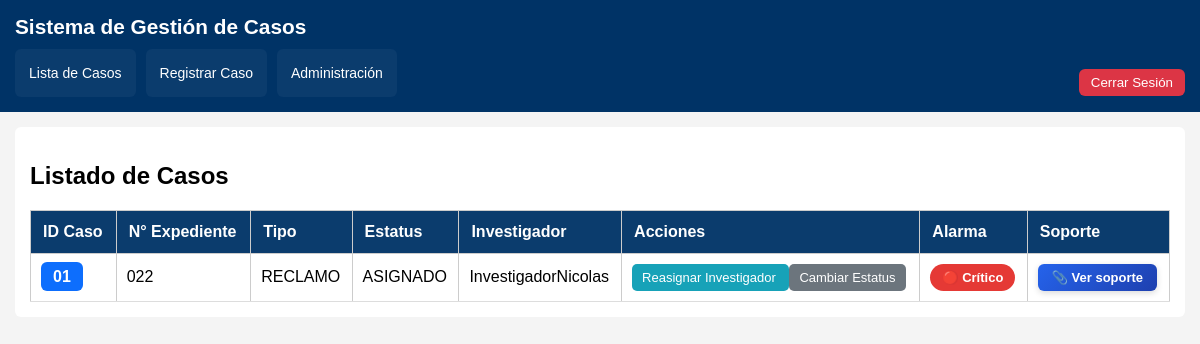
/casos/ (signed in), run on an earlier commit of the app's database.
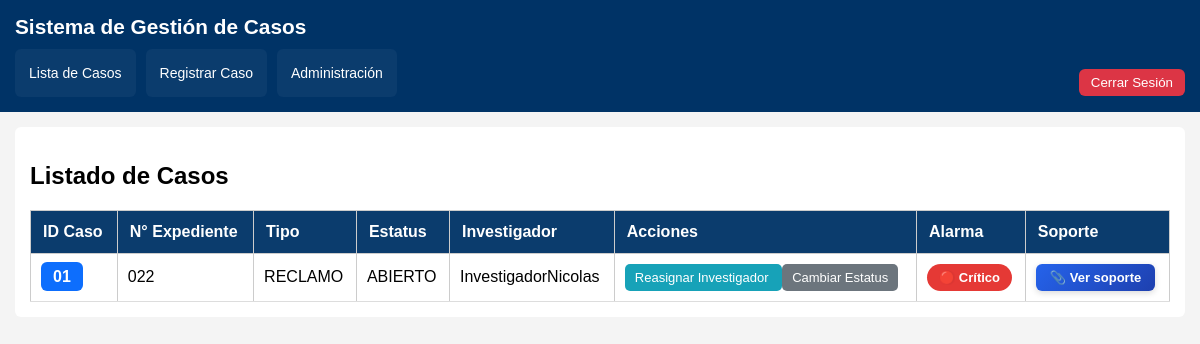
And on a later commit of the database.
### casos/models.py (models this page shows)
class Caso(models.Model):
    id_caso = models.CharField(max_length=50)
    nro_expediente = models.CharField(max_length=50)
    investigador = models.ForeignKey(
        'usuarios.Usuario',
        on_delete=models.SET_NULL,
        null=True,
        blank=True
    )
    fecha_inicio = models.DateField()
    fecha_creacion = models.DateTimeField(auto_now_add=True)
    dias = models.IntegerField()
    mes = models.CharField(max_length=20)
    movil_afectado = models.CharField(max_length=100)
    TIPOS_CASO = [
    ('GESTION', 'Gestión'),
    ('RECLAMO', 'Reclamo'),
    ('CASO', 'Caso'),
    ]
    tipo_caso = models.CharField(
        max_length=20,
        choices=TIPOS_CASO
    )
    tipo_irregularidad = models.CharField(max_length=100)
    subtipo_irregularidad = models.CharField(max_length=100)
    objetivo_agraviado = models.CharField(max_length=200)
    incidencia = models.TextField()
    duracion_dias = models.IntegerField()
    descripcion_modus_operandi = models.TextField()
    area_apoyo = models.CharField(max_length=200)
    deteccion_procedencia = models.TextField()
    diagnostico = models.TextField()
    actuaciones = models.TextField()
    conclusiones = models.TextField()
    observaciones = models.TextField()
    soporte = models.FileField(
        upload_to='soportes/',
        validators=[
            FileExtensionValidator(
                allowed_extensions=['pdf', 'jpg', 'jpeg', 'png']
            )
        ],
        blank=True,
        null=True
    )
    ESTATUS = [
        ('ABIERTO', 'Abierto'),
        ('ASIGNADO', 'Asignado'),
        ('CERRADO', 'Cerrado'),
    ]
    estatus = models.CharField(max_length=20, choices=ESTATUS)

### usuarios/models.py (models this page shows, shortened)
class Usuario(AbstractUser):
    ROLES = (
        ('ADMIN', 'Administrador'),
        ('INV', 'Investigador'),
    )
    rol = models.CharField(
        max_length=5,
        choices=ROLES,
        default='INV'
    )
    def is_admin(self):
        return self.rol == 'ADMIN' or self.is_superuser

### casos/views.py (the view)
# urls.py: path('', views.listar_casos, name='listar_casos'),
@login_required
def listar_casos(request):
    modo = request.GET.get('modo', None)
    if request.user.is_admin():
        casos = Caso.objects.all()
    else:
        casos = Caso.objects.filter(investigador=request.user)
    hoy = timezone.now()
    for caso in casos:
        dias = (hoy - caso.fecha_creacion).days
        if dias >= 10:
            caso.nivel_alarma = "critico"
        elif dias >= 5:
            caso.nivel_alarma = "advertencia"
        else:
            caso.nivel_alarma = "normal"
    return render(request, 'casos/listar.html', {
        'casos': casos,
        'modo': modo
    })

### casos/context_processors.py (called while the page is built)
def alarmas_globales(request):
    if not request.user.is_authenticated:
        return {}
    alarmas = []
    hoy = timezone.now().date()
    if request.user.is_staff:
        sin_asignar = Caso.objects.filter(estatus='Abierto').count()
        if sin_asignar > 0:
            alarmas.append(f"Hay {sin_asignar} casos sin asignar")
    casos = Caso.objects.filter(fecha_inicio__isnull=False)
    for caso in casos:
        if hasattr(caso, 'duracion_dias') and caso.fecha_inicio and caso.duracion_dias:
            fecha_limite = caso.fecha_inicio + timedelta(days=caso.duracion_dias)
            if fecha_limite < hoy:
                alarmas.append(f"El caso {caso.id_caso} está vencido")
    return {
        'alarmas': alarmas
    }

### templates/casos/listar.html (shortened to what this page needs)
{% extends 'base.html' %}
{% block contenido %}
<h2>Listado de Casos</h2>
<table>
    <thead>
        <tr>
            <th>ID Caso</th>
            <th>N° Expediente</th>
            <th>Tipo</th>
            <th>Estatus</th>
            <th>Investigador</th>
            <th>Acciones</th>
            <th>Alarma</th>
            <th>Soporte</th>
        </tr>
    </thead>
    <tbody>
        {% for caso in casos %}
        <tr>
            <td>
                <a href="{% url 'detalle_caso' caso.id %}" class="btn-id-caso">
                    {{ caso.id_caso }}
                </a>
            </td>
            <td>{{ caso.nro_expediente }}</td>
            <td>{{ caso.tipo_caso }}</td>
            <td>{{ caso.estatus }}</td>
            <td>
                {% if caso.investigador %}
                    {{ caso.investigador.username }}
                {% else %}
                    Sin asignar
                {% endif %}
            </td>
            <td>
                {% if request.user.is_admin %}
                    {% if not caso.investigador %}
                        <a href="{% url 'asignar_investigador' caso.id %}" class="btn-accion">
                            Asignar Investigador
                        </a>
                    {% else %}
                        <a href="{% url 'asignar_investigador' caso.id %}" class="btn-accion">
                            Reasignar Investigador
                        </a>
                    {% endif %}
                    <a href="{% url 'cambiar_estatus' caso.id %}" class="btn-accion-sec">
                        Cambiar Estatus
                    </a>
                {% endif %}
            </td>
            <td>
                {% if caso.nivel_alarma == "critico" %}
                    <span class="badge-critico">🔴 Crítico</span>
                {% elif caso.nivel_alarma == "advertencia" %}
                    <span class="badge-advertencia">🟡 Advertencia</span>
                {% else %}
                    <span class="badge-normal">🟢 Normal</span>
                {% endif %}
            </td>
            <td>
                {% if caso.soporte %}
                    <a href="{{ caso.soporte.url }}" target="_blank" class="btn-soporte">
                        📎 <b>Ver soporte</b>
                    </a>
                {% else %}
                    <span class="text-muted">Sin soporte</span>
                {% endif %}
            </td>
        </tr>
        {% endfor %}
    </tbody>
</table>
{% endblock %}

What changed in the data, as far as the page shows it:
changed Caso "RECLAMO": estatus "ASIGNADO" → "ABIERTO"
